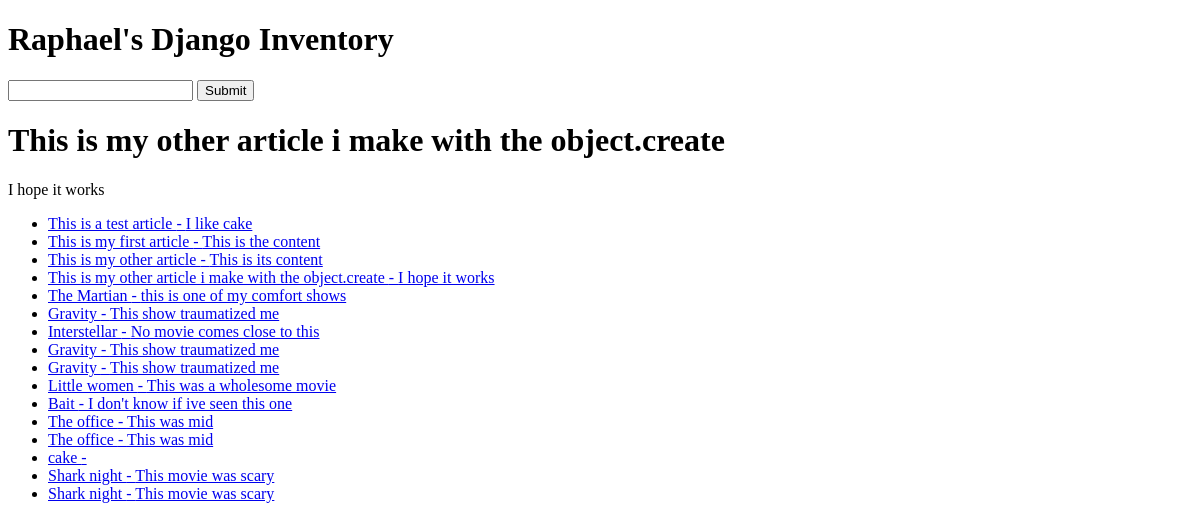
/, run on an earlier commit of the app's database.
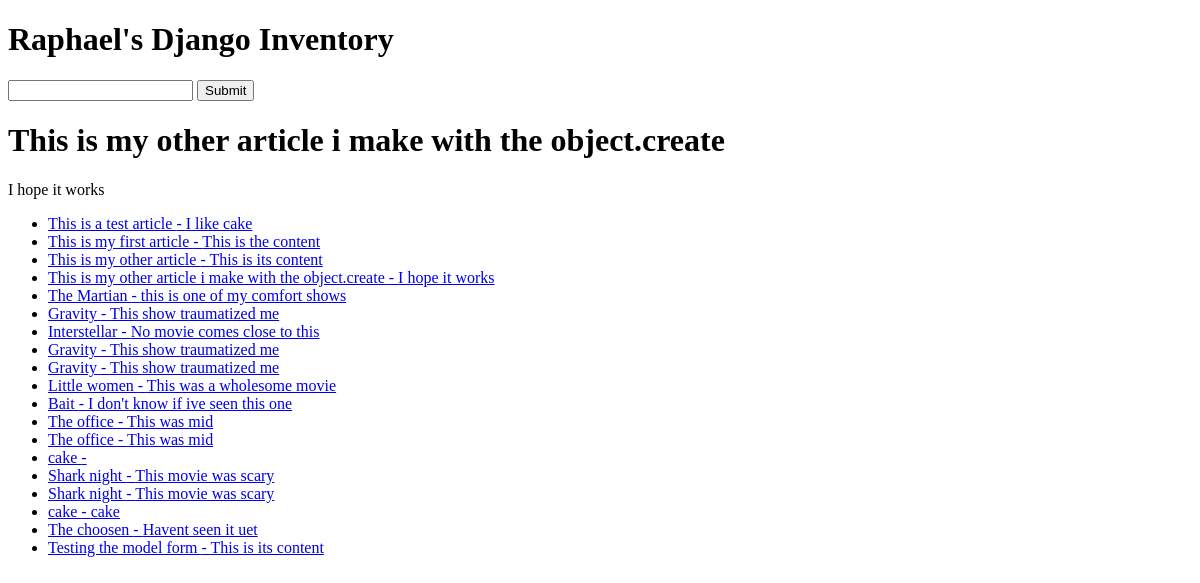
And on a later commit of the database.
### articles/models.py (models this page shows, shortened)
class Article(models.Model):
    user = models.ForeignKey(User, blank=True,
                             null=True, on_delete=models.SET_NULL)
    title = models.CharField(max_length=120)
    slug = models.SlugField(unique=True, blank=True, null=True)
    content = models.TextField()
    timestamp = models.DateTimeField(auto_now_add=True)
    updated = models.DateTimeField(auto_now=True)
    publish = models.DateField(
        auto_now=False, auto_now_add=False, null=True, blank=True)
    objects = ArticleManager()
    def get_absolute_url(self):
        return reverse('article-detail', kwargs={'slug': self.slug})

### trydjango/views.py (the view)
# urls.py: path('', views.home_view),
def home_view(request):
    article_obj = Article.objects.get(id=4)
    article_qs = Article.objects.all()
    context = {
        'object_list': article_qs,
        "title":  article_obj.title,
        "content": article_obj.content
    }
    HTML_STRING = render_to_string('home-view.html', context=context)
    return HttpResponse(HTML_STRING)

### articles/models.py (called while the page is built)
    def get_queryset(self):
        return ArticleQuerySet(self.model, using=self._db)

### templates/home-view.html
{% extends "base.html" %} {% block content %}
<h1>{{title}}</h1>
<p>{{content}}</p>
<ul>
  {% for x in object_list %} {%if x.title%}
  <li>
    <a href="{{x.get_absolute_url}}">{{x.title}} - {{x.content}}</a>
  </li>
  {% endif %} {% endfor %}
</ul>
{% endblock %}

### templates/base.html (shortened to what this page needs)
<!DOCTYPE html>
<html lang="en">
  <head>
  </head>
  <body>
    <h1>Raphael's Django Inventory</h1>
    <form action="/articles/" style="margin: 0px 0px 10px 0px">
      <input type="text" name="slug" />
      <input type="submit" />
    </form>
    {% block content %} {% endblock %}
  </body>
</html>

What changed in the data, as far as the page shows it:
added Article: title "cake", content "cake"
added Article: title "The choosen", content "Havent seen it uet"
added Article: title "Testing the model form", content "This is its content"
